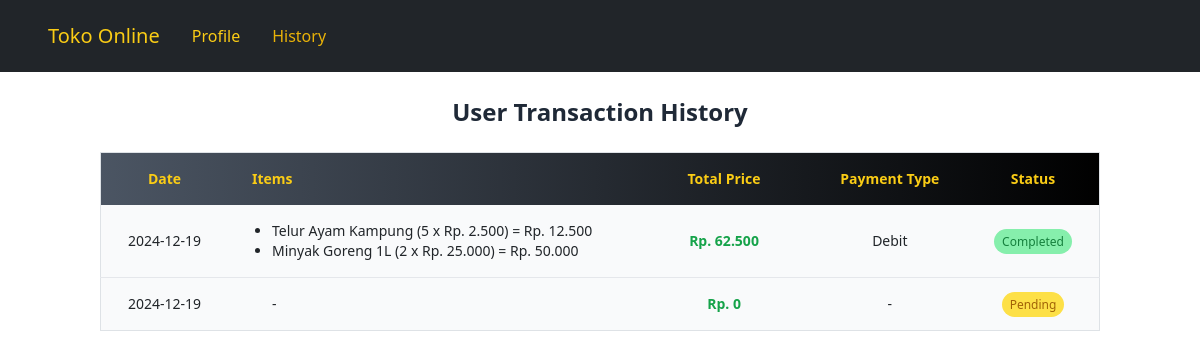
The page /userHistory.php (signed in) on the database its author committed.
### tables this page shows
CREATE TABLE `checkout` (
  `checkout_id` int(10) NOT NULL,
  `date` date NOT NULL,
  `total_harga` int(10) NOT NULL,
  `user_id` int(10) NOT NULL,
  `payment_id` int(10) NOT NULL,
  `status` text NOT NULL
);

CREATE TABLE `detailcheckout` (
  `detail_id` int(10) NOT NULL,
  `product_id` int(10) NOT NULL,
  `checkout_id` int(10) NOT NULL,
  `jumlah_product` int(10) NOT NULL
);

CREATE TABLE `products` (
  `product_id` int(10) NOT NULL,
  `gambar` text NOT NULL,
  `nama_product` text NOT NULL,
  `harga_satuan` int(10) NOT NULL,
  `deskripsi` text NOT NULL,
  `stock_product` int(10) NOT NULL,
  `kategori_id` int(10) NOT NULL
);

CREATE TABLE `payment` (
  `payment_id` int(11) NOT NULL,
  `payment_method` text NOT NULL
);

### userHistory.php (the view, shortened to what this page needs)
<?php
require_once "connect.php";
?>
<!doctype html>
<html lang="en">
<head>
    <link href="https://cdn.jsdelivr.net/npm/bootstrap@5.3.3/dist/css/bootstrap.min.css" rel="stylesheet"
>
    <script src="https://cdn.tailwindcss.com"></script>
</head>
<body>
    <?php include 'nav.php'; ?>
    <section>
        <div class="container mx-auto py-6">
            <h1 class="text-center text-2xl font-bold mb-4 text-gray-800">User Transaction History</h1>
            <div class="overflow-x-auto">
                <table class="table-auto w-full text-sm text-left border border-gray-300 shadow-lg rounded-lg">
                    <thead class="bg-gradient-to-r from-gray-600 to-black text-yellow-400 text-center">
                        <tr>
                            <th class="px-2 py-3">Date</th>
                            <th class="px-4 py-3 text-left">Items</th>
                            <th class="px-5 py-3">Total Price</th>
                            <th class="px-4 py-3">Payment Type</th>
                            <th class="px-4 py-3">Status</th>
                        </tr>
                    </thead>
                    <tbody class="divide-y divide-gray-200 text-center">
                        <?php
                        $stmt = $mysqli->query("SELECT c.checkout_id, c.date, c.total_harga, p.payment_method, c.status
                                                FROM checkout c
                                                JOIN users u ON c.user_id = u.user_id
                                                JOIN payment p ON c.payment_id = p.payment_id
                                                WHERE c.user_id = " . $_SESSION['user_id'] . "");
                        while ($row = $stmt->fetch_assoc()) {
                            $checkout = [
                                'id' => htmlentities($row['checkout_id']),
                                'date' => htmlentities($row['date']),
                                'total_harga' => htmlentities($row['total_harga']),
                                'payment_type' => htmlentities($row['payment_method']),
                                'status' => htmlentities($row['status'])
                            ];
                        ?>
                            <tr class="bg-gray-50 hover:bg-gradient-to-r from-gray-50 to-gray-200 transition-colors duration-300">
                                <td class="px-4 py-3"><?= $checkout['date']; ?></td>
                                <td class="px-4 py-3">
                                    <ul class="list-disc pl-5 text-left">
                                        <?php
                                        $stmt_detail = $mysqli->prepare("SELECT d.detail_id, p.nama_product, d.jumlah_product, p.harga_satuan
                                                 FROM detailcheckout d
                                                 JOIN products p ON d.product_id = p.product_id
                                                 WHERE d.checkout_id = ?");
                                        $stmt_detail->bind_param("i", $checkout['id']);
                                        $stmt_detail->execute();
                                        $result_detail = $stmt_detail->get_result();
                                        $haveItem = 0;
                                        while ($row_detail = $result_detail->fetch_assoc()) {
                                            $haveItem = 1;
                                            $totalSatuan = $row_detail['jumlah_product'] * $row_detail['harga_satuan'];
                                            echo '<li>' . $row_detail['nama_product'] . ' (' . $row_detail['jumlah_product'] . ' x Rp. ' . number_format($row_detail['harga_satuan'], 0, ',', '.') . ') = Rp. ' . number_format($totalSatuan, 0, ',', '.') . '</li>';
                                        }
                                        if ($haveItem == 0) {
                                            echo '-';
                                        }
                                        ?>
                                    </ul>
                                </td>
                                <td class="px-4 py-3 font-semibold text-green-600">Rp. <?= number_format($checkout['total_harga'], 0, ',', '.'); ?></td>
                                <td class="px-4 py-3"><?= $checkout['payment_type']; ?></td>
                                <td class="px-4 py-3">
                                    <?php
                                    if ($checkout['status'] == "Pending") {
                                        echo '<span class="px-2 py-1 bg-yellow-300 text-yellow-700 text-xs font-medium rounded-full">' . $checkout['status'] . '</span>';
                                    } else {
                                        echo '<span class="px-2 py-1 bg-green-300 text-green-700 text-xs font-medium rounded-full">' . $checkout['status'] . '</span>';
                                    }
                                    ?>
                                </td>
                            </tr>
                        <?php
                        }
                        ?>
                    </tbody>
                </table>
            </div>
        </div>
    </section>
</body>
</html>

### rows shown on the page
checkout: date "2024-12-19", total_harga "62.500", payment.payment_method "Debit", status "Completed"
detailcheckout: product.nama_product "Telur Ayam Kampung", jumlah_product "5", product.harga_satuan "2.500", jumlah_product.harga_satuan "12.500"
detailcheckout: product.nama_product "Minyak Goreng 1L", jumlah_product "2", product.harga_satuan "25.000", jumlah_product.harga_satuan "50.000"
checkout: date "2024-12-19", total_harga "0", payment.payment_method "-", status "Pending"
